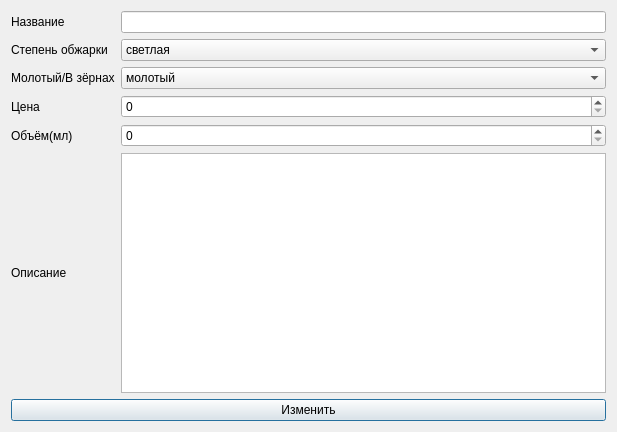
<?xml version="1.0" encoding="UTF-8"?>
<ui version="4.0">
 <class>Dialog</class>
 <widget class="QDialog" name="Dialog">
  <property name="geometry">
   <rect>
    <x>0</x>
    <y>0</y>
    <width>617</width>
    <height>432</height>
   </rect>
  </property>
  <property name="windowTitle">
   <string>Dialog</string>
  </property>
  <layout class="QGridLayout" name="gridLayout">
   <item row="0" column="0">
    <widget class="QLabel" name="label1">
     <property name="text">
      <string>Название</string>
     </property>
    </widget>
   </item>
   <item row="0" column="1">
    <widget class="QLineEdit" name="lineEdit"/>
   </item>
   <item row="1" column="0">
    <widget class="QLabel" name="label2">
     <property name="text">
      <string>Степень обжарки</string>
     </property>
    </widget>
   </item>
   <item row="1" column="1">
    <widget class="QComboBox" name="comboBox1">
     <item>
      <property name="text">
       <string>светлая</string>
      </property>
     </item>
     <item>
      <property name="text">
       <string>средняя</string>
      </property>
     </item>
     <item>
      <property name="text">
       <string>тёмная</string>
      </property>
     </item>
     <item>
      <property name="text">
       <string>высшая</string>
      </property>
     </item>
    </widget>
   </item>
   <item row="2" column="0">
    <widget class="QLabel" name="label3">
     <property name="text">
      <string>Молотый/В зёрнах</string>
     </property>
    </widget>
   </item>
   <item row="2" column="1">
    <widget class="QComboBox" name="comboBox2">
     <item>
      <property name="text">
       <string>молотый</string>
      </property>
     </item>
     <item>
      <property name="text">
       <string>в зёрнах</string>
      </property>
     </item>
    </widget>
   </item>
   <item row="3" column="0">
    <widget class="QLabel" name="label5">
     <property name="text">
      <string>Цена</string>
     </property>
    </widget>
   </item>
   <item row="3" column="1">
    <widget class="QSpinBox" name="spinBox1">
     <property name="maximum">
      <number>10000</number>
     </property>
    </widget>
   </item>
   <item row="4" column="0">
    <widget class="QLabel" name="label6">
     <property name="text">
      <string>Объём(мл)</string>
     </property>
    </widget>
   </item>
   <item row="4" column="1">
    <widget class="QSpinBox" name="spinBox2">
     <property name="maximum">
      <number>10000</number>
     </property>
    </widget>
   </item>
   <item row="5" column="0">
    <widget class="QLabel" name="label4">
     <property name="text">
      <string>Описание</string>
     </property>
    </widget>
   </item>
   <item row="5" column="1">
    <widget class="QPlainTextEdit" name="plainTextEdit"/>
   </item>
   <item row="6" column="0" colspan="2">
    <widget class="QPushButton" name="pushButton">
     <property name="text">
      <string>Изменить</string>
     </property>
    </widget>
   </item>
  </layout>
 </widget>
 <resources/>
 <connections/>
</ui>
